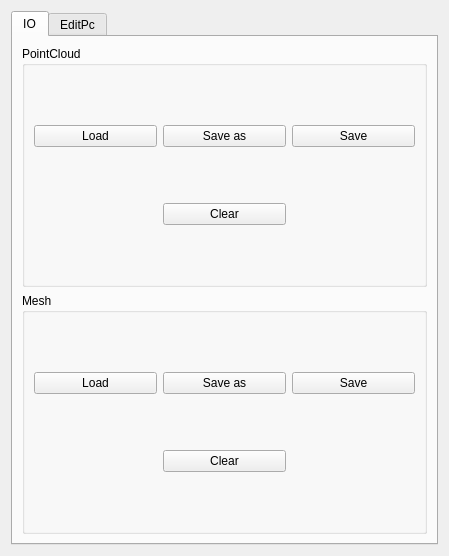
<?xml version="1.0" encoding="UTF-8"?>
<ui version="4.0">
 <class>RobotMapEditorPanelUI</class>
 <widget class="QWidget" name="RobotMapEditorPanelUI">
  <property name="geometry">
   <rect>
    <x>0</x>
    <y>0</y>
    <width>449</width>
    <height>556</height>
   </rect>
  </property>
  <property name="windowTitle">
   <string>Form</string>
  </property>
  <layout class="QGridLayout" name="gridLayout">
   <item row="0" column="1">
    <widget class="QTabWidget" name="tabWidget">
     <property name="currentIndex">
      <number>0</number>
     </property>
     <widget class="QWidget" name="ioTab">
      <attribute name="title">
       <string>IO</string>
      </attribute>
      <layout class="QVBoxLayout" name="verticalLayout">
       <item>
        <widget class="QGroupBox" name="PcGrouoBox">
         <property name="title">
          <string>PointCloud</string>
         </property>
         <layout class="QGridLayout" name="gridLayout_3">
          <item row="0" column="1">
           <widget class="QPushButton" name="SaveAsPcBtn">
            <property name="text">
             <string>Save as</string>
            </property>
           </widget>
          </item>
          <item row="0" column="3">
           <widget class="QPushButton" name="SavePcBtn">
            <property name="text">
             <string>Save</string>
            </property>
           </widget>
          </item>
          <item row="0" column="0">
           <widget class="QPushButton" name="LoadPcBtn">
            <property name="enabled">
             <bool>true</bool>
            </property>
            <property name="text">
             <string>Load</string>
            </property>
           </widget>
          </item>
          <item row="1" column="1">
           <widget class="QPushButton" name="ClearPcBtn">
            <property name="text">
             <string>Clear</string>
            </property>
           </widget>
          </item>
         </layout>
        </widget>
       </item>
       <item>
        <widget class="QGroupBox" name="MeshGroupBox">
         <property name="title">
          <string>Mesh</string>
         </property>
         <layout class="QGridLayout" name="gridLayout_4">
          <item row="0" column="1">
           <widget class="QPushButton" name="SaveAsMeshBtn">
            <property name="text">
             <string>Save as</string>
            </property>
           </widget>
          </item>
          <item row="0" column="3">
           <widget class="QPushButton" name="SaveMeshBtn">
            <property name="text">
             <string>Save</string>
            </property>
           </widget>
          </item>
          <item row="0" column="0">
           <widget class="QPushButton" name="LoadMeshBtn">
            <property name="text">
             <string>Load</string>
            </property>
           </widget>
          </item>
          <item row="1" column="1">
           <widget class="QPushButton" name="ClearMeshBtn">
            <property name="text">
             <string>Clear</string>
            </property>
           </widget>
          </item>
         </layout>
        </widget>
       </item>
      </layout>
     </widget>
     <widget class="QWidget" name="editPcTab">
      <attribute name="title">
       <string>EditPc</string>
      </attribute>
      <widget class="QGroupBox" name="MoveGroupBox">
       <property name="geometry">
        <rect>
         <x>10</x>
         <y>10</y>
         <width>211</width>
         <height>191</height>
        </rect>
       </property>
       <property name="title">
        <string>Move</string>
       </property>
       <layout class="QGridLayout" name="gridLayout_2">
        <item row="2" column="2">
         <widget class="QPushButton" name="XPlusPcBtn">
          <property name="text">
           <string>&gt;</string>
          </property>
         </widget>
        </item>
        <item row="0" column="0">
         <widget class="QLabel" name="label">
          <property name="text">
           <string>Step</string>
          </property>
         </widget>
        </item>
        <item row="1" column="1">
         <widget class="QPushButton" name="YPlusPcBtn">
          <property name="text">
           <string>^</string>
          </property>
         </widget>
        </item>
        <item row="0" column="1" colspan="2">
         <widget class="QDoubleSpinBox" name="stepSpinBox">
          <property name="value">
           <double>0.500000000000000</double>
          </property>
         </widget>
        </item>
        <item row="1" column="4">
         <widget class="QPushButton" name="ZPlusPcBtn">
          <property name="text">
           <string>^</string>
          </property>
         </widget>
        </item>
        <item row="2" column="0">
         <widget class="QPushButton" name="XMinusPcBtn">
          <property name="text">
           <string>&lt;</string>
          </property>
         </widget>
        </item>
        <item row="2" column="1">
         <widget class="QLabel" name="label_2">
          <property name="text">
           <string>   XY</string>
          </property>
         </widget>
        </item>
        <item row="2" column="4">
         <widget class="QLabel" name="label_3">
          <property name="text">
           <string>    Z</string>
          </property>
         </widget>
        </item>
        <item row="1" column="3" rowspan="4">
         <widget class="Line" name="line">
          <property name="orientation">
           <enum>Qt::Vertical</enum>
          </property>
         </widget>
        </item>
        <item row="3" column="1">
         <widget class="QPushButton" name="YMinusPcBtn">
          <property name="text">
           <string>v</string>
          </property>
         </widget>
        </item>
        <item row="3" column="4">
         <widget class="QPushButton" name="ZMinusPcBtn">
          <property name="text">
           <string>V</string>
          </property>
         </widget>
        </item>
       </layout>
      </widget>
     </widget>
    </widget>
   </item>
  </layout>
 </widget>
 <resources/>
 <connections/>
</ui>
